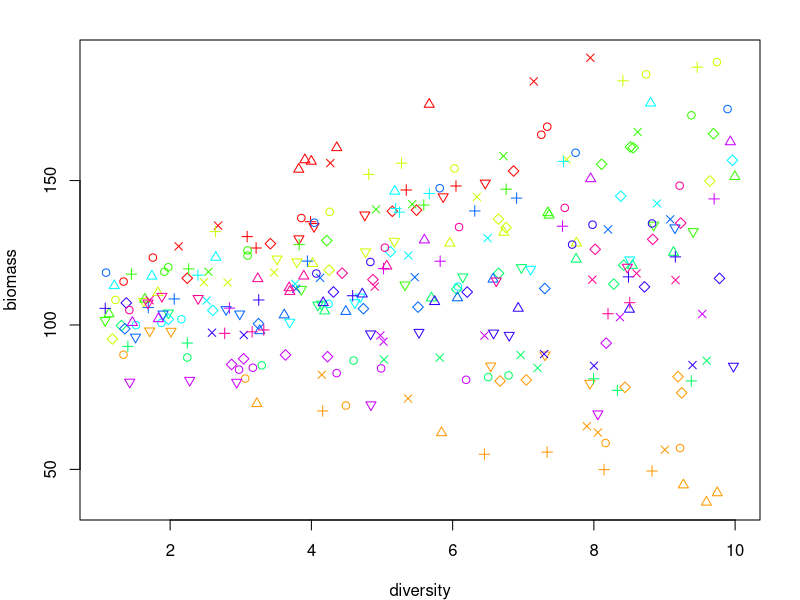
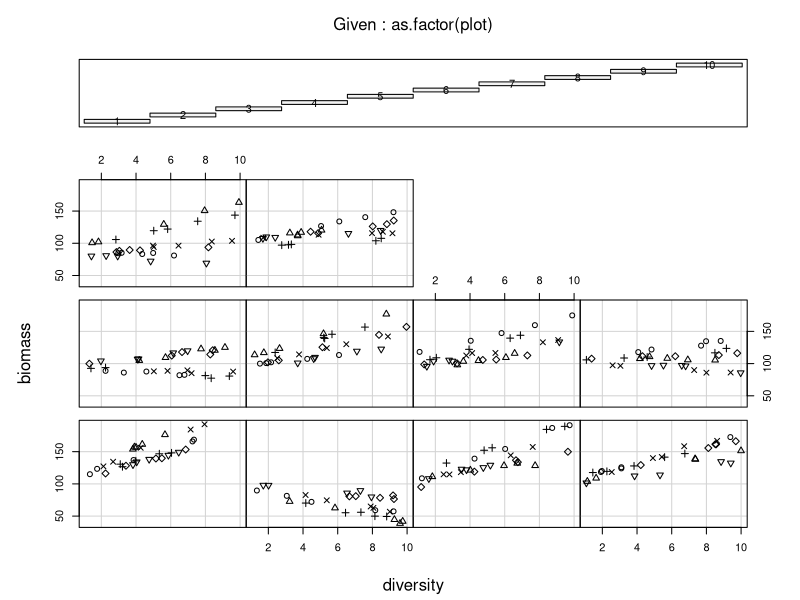

Generate these figures, in order, with R:
## ---- chunk 1
require(nlme)

# Nested data example
set.seed(231011) # seed for analyses

error = 10 # residual error
n_plots = 30 # number of plots
n_subplots = 6 # subplots per block
intercepts_plots = sort(rnorm(n_plots, mean = 200, sd = 40)) # y-intercepts for each plot

intercepts_subplots = matrix(nrow = n_plots, ncol = n_subplots)
for(i in 1:n_plots) {
  intercepts_subplots[i,] = rnorm(n_subplots, mean = intercepts_plots[i], sd = 20) # intercept for each subplot
}

head(intercepts_subplots) # look at coefficient matrix




bdat = NULL
for(j in 1:2) {
  # make fake data
  bdat_tmp = data.frame(plot = rep(1:n_plots, each = n_subplots),
                    subplot = 1:n_subplots,
                    biomass = NA)
  
  bdat_tmp$biomass = intercepts_subplots[cbind(bdat_tmp$plot, bdat_tmp$subplot)] + rnorm(n_plots*n_subplots, 0, error)
  
  bdat = rbind(bdat, bdat_tmp)
}
## ---- chunk 2
# Analyse data
mmod = lme(biomass ~ 1, data = bdat, random = ~1|plot)

summary(mmod)
## ---- chunk 3
# Analyse data
mmod2 = lme(biomass ~ 1, data = bdat, random = ~1|plot/subplot)

summary(mmod2)
## ---- chunk 4
VarCorr(mmod2)

VarCorr(mmod2)[,2] # look at standard deviations
## ---- chunk 5
# re-fit models
ML_mmod = update(mmod, method = "ML")
ML_mmod2 = update(mmod2, method = "ML")

# run ANOVA
anova(ML_mmod, ML_mmod2)
## ---- chunk 6
bdat$fake_subplot = sample(1:50, n_plots*n_subplots*2, replace = TRUE)

ML_mmod3 = lme(biomass ~ 1, data = bdat, random = ~1|plot/fake_subplot, method = "ML")

# run ANOVA
anova(ML_mmod, ML_mmod3)
## ---- chunk 7
mmod2 = update(ML_mmod2, method = "REML")
summary(mmod2)
## ---- chunk 8
bdat = read.csv("dataset_2.csv")
n_plots = length(unique(bdat$plot))

# plot
par(mar=c(4,4,2,2))
plot(biomass~diversity, col = rainbow(n_plots)[plot], pch = subplot, data = bdat)
## ---- chunk 9
par(mar=c(4,4,2,2))
coplot(biomass~diversity|as.factor(plot), data = bdat,
       panel = function(x, y, ...) {points(x,y, pch = bdat$subplot[bdat$plot==1])})
